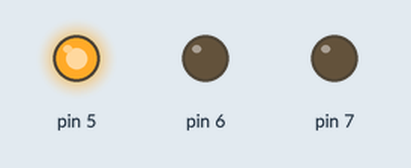
Bench run of a sketch on a simulated Arduino Uno, built with avr-gcc and run on an emulated ATmega328P. Shown: output pins drawn as LEDs (lit = HIGH).

Above: at 0.5 s.
At 1.5 s:
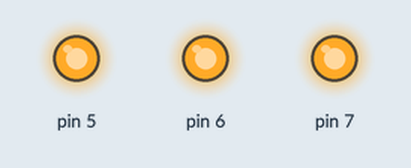
At 6.5 s:
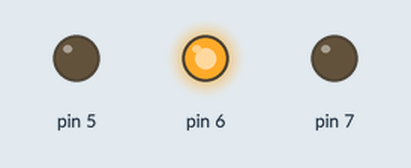
At 10.5 s:
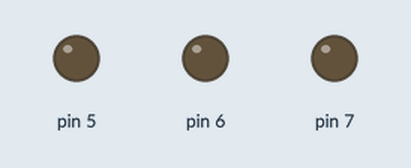
At 15.5 s:
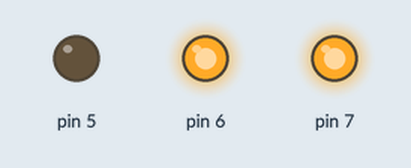
Timing chart, 0 to 16.9 s (numbered marks = the images above):
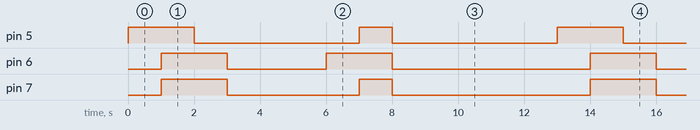

The sketch:

leds_blinking.ino
```cpp
//Example:

  //  PORTD &= ~(1<<PD5);     // Put PortD bit 5 LOW

//This code is for excersizing bit operations to manage digital output.

  //  leds_blinking.ino

    //
    // Description:

    // Each Arduino pin 5, 6 and 7 pin is connected to a LED.

    // This code is for excersizing bit operations to manage digital output.

    // AVR-GCC uses bit operations heavily to interface I/O.

    // Atmega8 PortD bit | Arduino pin

    // 5                 | 5

    // 6                 | 6

    // 7                 | 7

    #include <avr/io.h>

    #include <util/delay.h>

    void delay(int); //function prototype

  //Main loop begins here

    int main(void){

    // put PortD bit 5, 6 and 7 as output

    DDRD = (1<<PD5)|(1<<PD6)|(1<<PD7);

    for(;;){

    //***** Exercising HIGH and LOW
    /*
     * Switch off bits)

DDRB = 0b11111111;

DDRB &= ~(1<<5);

-> DDRB = 11101111

Example:

    PORTD &= ~(1<<PD5);     // Put PortD bit 5 LOW
*/


    PORTD |= (1<<PD5);     // Put PortD bit 5 HIGH

    delay(1000);

    PORTD = PORTD | (1<<PD6) | (1<<PD7);     // Put PortD bit 6 and 7 HIGH

    delay(1000);

    PORTD &= ~(1<<PD5);     // Put PortD bit 5 LOW

    delay(1000);

    PORTD = PORTD & ~(1<<PD6) & ~(1<<PD7);     // Put PortD bit 6 and 7 LOW

    delay(3000);

    //***** Exercising TOGGLE
    /*
     * ^ – bitwise Inclusive OR (Toggle bits on/off)

DDRB = 0b0001001;

DDRB ^= ob00010000;

-> DDRB = 00000001

Example:

    PORTD ^= (1<<PD6);     // Toggle PortD bit 6
*/


    PORTD ^= (1<<PD6); // Toggle PortD bit 6

    delay(1000);

    PORTD = PORTD ^ (1<<PD5) ^ (1<<PD7); // Toggle PortD bit 5 and 7

    delay(1000);

    PORTD = PORTD ^ (1<<PD5) ^ (1<<PD6) ^ (1<<PD7); // Toggle PortD bit 5, 6 and 7

    delay(5000);

    // Result shows following LED flow

    // Aruduion pin | 5 | 6 | 7

    //              |   |   |     Exercise HIGH and LOW

    //              | * |   |

    //              | * | * | *

    //              |   | * | *

    //              |   |   |     Exercise TOGGLE

    //              |   | * |

    //              | * | * | *

    //              |   |   |

    }

    return 0;

    }

    void delay(int ms) {

    ms /= 100;

    char i;

    for(i = 0; i < ms; i++){

    _delay_ms(100);      // max is 262.14 ms / F_CPU in MHz

    }

    }
```

Measured:
- by itself, pin 5: repeats every 13.0 s: LOW 5.0 s, HIGH 1.0 s, LOW 5.0 s, HIGH 2.0 s
- by itself, pin 6: repeats every 13.0 s: LOW 3.0 s, HIGH 2.0 s, LOW 6.0 s, HIGH 2.0 s
- by itself, pin 7: repeats every 13.0 s: LOW 4.0 s, HIGH 1.0 s, LOW 6.0 s, HIGH 2.0 s
